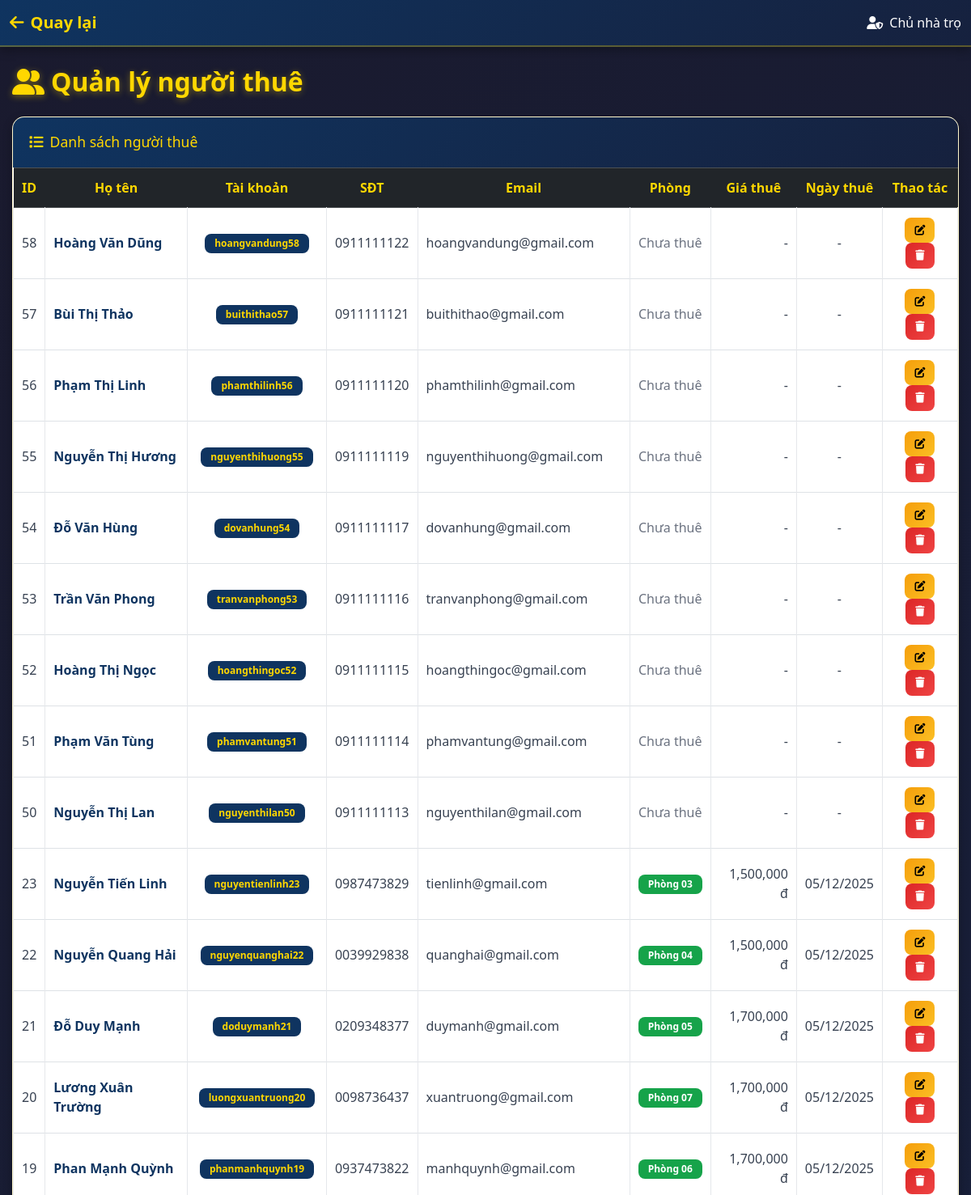
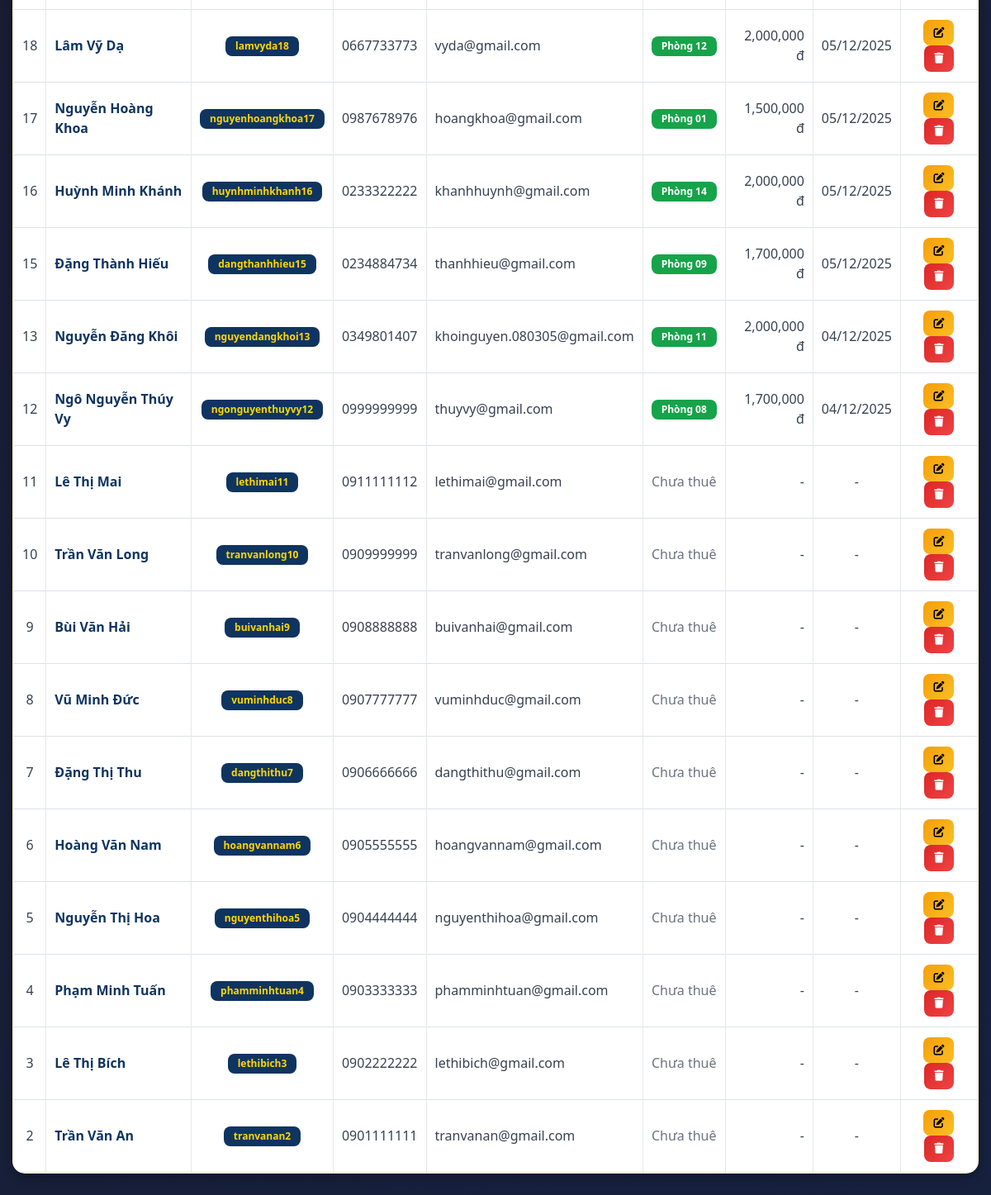
The page /admin/manage_tenants.php (signed in) on the database its author committed (2 pictures, top to bottom).
### tables this page shows
CREATE TABLE `nguoi_dung` (
  `id` int(11) NOT NULL,
  `ten_dang_nhap` varchar(50) NOT NULL,
  `mat_khau` varchar(255) NOT NULL,
  `ho_ten` varchar(100) NOT NULL,
  `vai_tro` enum('admin','nguoithue') DEFAULT 'nguoithue',
  `sdt` varchar(15) DEFAULT NULL,
  `email` varchar(100) DEFAULT NULL,
  `ngay_tao` timestamp NOT NULL DEFAULT current_timestamp(),
  `ngay_cap_nhat` timestamp NOT NULL DEFAULT current_timestamp() ON UPDATE current_timestamp(),
  `trang_thai` enum('hoat_dong','khong_hoat_dong') DEFAULT 'hoat_dong'
);

CREATE TABLE `phong_tro` (
  `id` int(11) NOT NULL,
  `ten_phong` varchar(50) NOT NULL,
  `gia_thue` decimal(10,2) NOT NULL,
  `tien_coc` decimal(10,2) DEFAULT 0.00,
  `dien_tich` decimal(5,2) DEFAULT NULL,
  `so_nguoi_o_toi_da` tinyint(4) DEFAULT 2,
  `trang_thai` enum('trong','cho_duyet','da_thue','bao_tri') DEFAULT 'trong',
  `id_nguoi_thue` int(11) DEFAULT NULL,
  `ngay_bat_dau` date DEFAULT NULL,
  `ghi_chu` text DEFAULT NULL,
  `anh_phong` varchar(250) DEFAULT NULL,
  `co_dieu_hoa` tinyint(1) DEFAULT 0,
  `co_nong_lanh` tinyint(1) DEFAULT 0,
  `co_tu_lanh` tinyint(1) DEFAULT 0,
  `co_giu_xe` tinyint(1) DEFAULT 0,
  `co_ban_cong` tinyint(1) DEFAULT 0,
  `ngay_tao` timestamp NOT NULL DEFAULT current_timestamp(),
  `ngay_cap_nhat` timestamp NOT NULL DEFAULT current_timestamp() ON UPDATE current_timestamp()
);

### src/admin/manage_tenants.php (the view, shortened to what this page needs)
<?php
require '../functions.php';
$sql_danh_sach = "
    SELECT
        n.id, n.ho_ten, n.ten_dang_nhap, n.sdt, n.email,
        p.ten_phong, p.gia_thue, p.ngay_bat_dau
    FROM nguoi_dung n
    LEFT JOIN phong_tro p ON n.id = p.id_nguoi_thue
    WHERE n.vai_tro = 'nguoithue'
    ORDER BY n.id DESC
";
$danh_sach = mysqli_query($ket_noi, $sql_danh_sach);
?>
<!DOCTYPE html>
<html lang="en">
<head>
    <link rel="stylesheet" href="https://cdnjs.cloudflare.com/ajax/libs/font-awesome/6.5.0/css/all.min.css">
    <link href="https://cdn.jsdelivr.net/npm/bootstrap@5.3.2/dist/css/bootstrap.min.css" rel="stylesheet">
    <link rel="stylesheet" href="../assets/css/style_manage_tenants.css?v=<?php echo time(); ?>">
</head>
<body>
    <nav class="navbar navbar-dark bg-primary">
        <div class="container-fluid">
            <a href="dashboard.php" class="navbar-brand">
                <i class="fas fa-arrow-left me-2"></i>Quay lại
            </a>
            <span class="text-white">
                <i class="fas fa-user-shield me-2"></i><?= htmlspecialchars($_SESSION['ho_ten']) ?>
            </span>
        </div>
    </nav>
    <div class="container mt-4">
        <h2><i class="fas fa-user-group me-2"></i>Quản lý người thuê</h2>
        <div class="card">
            <div class="card-header bg-primary text-white">
                <h5 class="mb-0"><i class="fas fa-list me-2"></i>Danh sách người thuê</h5>
            </div>
            <div class="card-body p-0">
                <div class="table-responsive">
                    <table class="table table-hover table-bordered mb-0">
                        <thead class="table-dark">
                            <tr class="text-center">
                                <th>ID</th>
                                <th>Họ tên</th>
                                <th>Tài khoản</th>
                                <th>SĐT</th>
                                <th>Email</th>
                                <th>Phòng</th>
                                <th>Giá thuê</th>
                                <th>Ngày thuê</th>
                                <th>Thao tác</th>
                            </tr>
                        </thead>
                        <tbody>
                            <?php
                            if (mysqli_num_rows($danh_sach) > 0) {
                                while ($row = mysqli_fetch_assoc($danh_sach)) {
                                    $phong_badge = $row['ten_phong']
                                        ? "<span class='badge bg-success'>" . htmlspecialchars($row['ten_phong']) . "</span>"
                                        : "<span class='text-muted'>Chưa thuê</span>";
                                    $gia_thue = $row['gia_thue'] ? number_format($row['gia_thue']) . " đ" : "-";
                                    $ngay_thue = $row['ngay_bat_dau'] ? date('d/m/Y', strtotime($row['ngay_bat_dau'])) : "-";
                            ?>
                                <tr>
                                    <td class="text-center"><?= $row['id'] ?></td>
                                    <td><strong><?= htmlspecialchars($row['ho_ten']) ?></strong></td>
                                    <td class="text-center">
                                        <span class="badge bg-primary"><?= htmlspecialchars($row['ten_dang_nhap']) ?></span>
                                    </td>
                                    <td class="text-center"><?= htmlspecialchars($row['sdt'] ?: '-') ?></td>
                                    <td><?= htmlspecialchars($row['email'] ?: '-') ?></td>
                                    <td class="text-center"><?= $phong_badge ?></td>
                                    <td class="text-end"><?= $gia_thue ?></td>
                                    <td class="text-center"><?= $ngay_thue ?></td>
                                    <td class="text-center">
                                        <button class="btn btn-sm btn-warning" onclick="editTenant(<?= $row['id'] ?>)" title="Sửa thông tin">
                                            <i class="fas fa-edit"></i>
                                        </button>
                                        <a href="?delete=<?= $row['id'] ?>" class="btn btn-sm btn-danger"
                                        onclick="return confirm('Xóa người thuê này?')" title="Xóa">
                                            <i class="fas fa-trash"></i>
                                        </a>
                                    </td>
                                </tr>
                            <?php
                                }
                            } else {
                                echo "<tr><td colspan='10' class='text-center text-muted'>Chưa có người thuê nào</td></tr>";
                            }
                            ?>
                        </tbody>
                    </table>
                </div>
            </div>
        </div>
    </div>
</body>
</html>

### src/assets/css/style_manage_tenants.css (style rules this page uses)
* { margin: 0; padding: 0; box-sizing: border-box; }
body { font-family: 'Segoe UI', Tahoma, Geneva, Verdana, sans-serif; background: linear-gradient(135deg, #1a1a2e 0%, #16213e 100%); min-height: 100vh; padding-bottom: 30px; }
.navbar.bg-primary { background: linear-gradient(135deg, #0f3460 0%, #16213e 100%) !important; box-shadow: 0 4px 12px rgba(0, 0, 0, 0.3); border-bottom: 2px solid rgba(255, 215, 0, 0.3); }
.navbar-brand { color: #ffd700 !important; font-weight: 600; transition: all 0.3s ease; }
.navbar .text-white { color: #ffffff !important; }
h2 { color: #ffd700; font-weight: 700; text-shadow: 0 2px 8px rgba(255, 215, 0, 0.4); margin-bottom: 1.5rem; }
.card { border: none; border-radius: 15px; box-shadow: 0 4px 12px rgba(0, 0, 0, 0.3); margin-bottom: 20px; overflow: hidden; border: 1px solid rgba(255, 215, 0, 0.2); }
.card-header { border-bottom: none; padding: 20px; font-weight: 700; }
.card-header.bg-primary { background: linear-gradient(135deg, #0f3460 0%, #16213e 100%) !important; color: #ffd700 !important; }
.card-header h5 { margin: 0; font-size: 1.1rem; }
.card-body { padding: 25px; background: white; }
.text-muted { color: #6b7280 !important; }
.btn { border-radius: 8px; font-weight: 600; padding: 10px 20px; transition: all 0.3s ease; border: none; }
.btn-warning { background: linear-gradient(135deg, #f59e0b 0%, #fbbf24 100%); color: #000; }
.btn-danger { background: linear-gradient(135deg, #dc2626 0%, #ef4444 100%); color: white; }
.btn-sm { padding: 6px 12px; font-size: 13px; }
.table { background: white; margin-bottom: 0; }
.table-dark { background: linear-gradient(135deg, #0f3460 0%, #16213e 100%); color: white; }
.table-dark th { border: none; padding: 15px 10px; font-weight: 600; color: #ffd700; }
.table-bordered td, .table-bordered th { border-color: #e5e7eb; padding: 12px 10px; vertical-align: middle; }
.table tbody tr td { color: #374151; }
.table tbody tr td strong { color: #0f3460; }
.badge { padding: 6px 12px; font-weight: 600; font-size: 12px; border-radius: 8px; }
.badge.bg-success { background-color: #16a34a !important; color: white !important; }
.badge.bg-primary { background-color: #0f3460 !important; color: #ffd700 !important; }
.table-responsive { overflow-x: auto; -webkit-overflow-scrolling: touch; }
.container { max-width: 1400px; margin: 0 auto; padding: 0 15px; }
.mt-4 { margin-top: 1.5rem !important; }
.mb-0 { margin-bottom: 0 !important; }
.me-2 { margin-right: 0.5rem !important; }
.p-0 { padding: 0 !important; }

### rows shown on the page
nguoi_dung: id "58", ho_ten "Hoàng Văn Dũng", ten_dang_nhap "hoangvandung58", sdt "0911111122", email "hoangvandung@gmail.com", shows "Chưa thuê", gia_thue "-", ngay_thue "-"
nguoi_dung: id "57", ho_ten "Bùi Thị Thảo", ten_dang_nhap "buithithao57", sdt "0911111121", email "buithithao@gmail.com", shows "Chưa thuê", gia_thue "-", ngay_thue "-"
nguoi_dung: id "56", ho_ten "Phạm Thị Linh", ten_dang_nhap "phamthilinh56", sdt "0911111120", email "phamthilinh@gmail.com", shows "Chưa thuê", gia_thue "-", ngay_thue "-"
nguoi_dung: id "55", ho_ten "Nguyễn Thị Hương", ten_dang_nhap "nguyenthihuong55", sdt "0911111119", email "nguyenthihuong@gmail.com", shows "Chưa thuê", gia_thue "-", ngay_thue "-"
nguoi_dung: id "54", ho_ten "Đỗ Văn Hùng", ten_dang_nhap "dovanhung54", sdt "0911111117", email "dovanhung@gmail.com", shows "Chưa thuê", gia_thue "-", ngay_thue "-"
nguoi_dung: id "53", ho_ten "Trần Văn Phong", ten_dang_nhap "tranvanphong53", sdt "0911111116", email "tranvanphong@gmail.com", shows "Chưa thuê", gia_thue "-", ngay_thue "-"
nguoi_dung: id "52", ho_ten "Hoàng Thị Ngọc", ten_dang_nhap "hoangthingoc52", sdt "0911111115", email "hoangthingoc@gmail.com", shows "Chưa thuê", gia_thue "-", ngay_thue "-"
nguoi_dung: id "51", ho_ten "Phạm Văn Tùng", ten_dang_nhap "phamvantung51", sdt "0911111114", email "phamvantung@gmail.com", shows "Chưa thuê", gia_thue "-", ngay_thue "-"
nguoi_dung: id "50", ho_ten "Nguyễn Thị Lan", ten_dang_nhap "nguyenthilan50", sdt "0911111113", email "nguyenthilan@gmail.com", shows "Chưa thuê", gia_thue "-", ngay_thue "-"
phong_tro: id_nguoi_thue "23", id_nguoi_thue.ho_ten "Nguyễn Tiến Linh", id_nguoi_thue.ten_dang_nhap "nguyentienlinh23", id_nguoi_thue.sdt "0987473829", id_nguoi_thue.email "tienlinh@gmail.com", ten_phong "Phòng 03", gia_thue "1,500,000 đ", ngay_bat_dau "05/12/2025"
phong_tro: id_nguoi_thue "22", id_nguoi_thue.ho_ten "Nguyễn Quang Hải", id_nguoi_thue.ten_dang_nhap "nguyenquanghai22", id_nguoi_thue.sdt "0039929838", id_nguoi_thue.email "quanghai@gmail.com", ten_phong "Phòng 04", gia_thue "1,500,000 đ", ngay_bat_dau "05/12/2025"
phong_tro: id_nguoi_thue "21", id_nguoi_thue.ho_ten "Đỗ Duy Mạnh", id_nguoi_thue.ten_dang_nhap "doduymanh21", id_nguoi_thue.sdt "0209348377", id_nguoi_thue.email "duymanh@gmail.com", ten_phong "Phòng 05", gia_thue "1,700,000 đ", ngay_bat_dau "05/12/2025"
phong_tro: id_nguoi_thue "20", id_nguoi_thue.ho_ten "Lương Xuân Trường", id_nguoi_thue.ten_dang_nhap "luongxuantruong20", id_nguoi_thue.sdt "0098736437", id_nguoi_thue.email "xuantruong@gmail.com", ten_phong "Phòng 07", gia_thue "1,700,000 đ", ngay_bat_dau "05/12/2025"
phong_tro: id_nguoi_thue "19", id_nguoi_thue.ho_ten "Phan Mạnh Quỳnh", id_nguoi_thue.ten_dang_nhap "phanmanhquynh19", id_nguoi_thue.sdt "0937473822", id_nguoi_thue.email "manhquynh@gmail.com", ten_phong "Phòng 06", gia_thue "1,700,000 đ", ngay_bat_dau "05/12/2025"
phong_tro: id_nguoi_thue "18", id_nguoi_thue.ho_ten "Lâm Vỹ Dạ", id_nguoi_thue.ten_dang_nhap "lamvyda18", id_nguoi_thue.sdt "0667733773", id_nguoi_thue.email "vyda@gmail.com", ten_phong "Phòng 12", gia_thue "2,000,000 đ", ngay_bat_dau "05/12/2025"
phong_tro: id_nguoi_thue "17", id_nguoi_thue.ho_ten "Nguyễn Hoàng Khoa", id_nguoi_thue.ten_dang_nhap "nguyenhoangkhoa17", id_nguoi_thue.sdt "0987678976", id_nguoi_thue.email "hoangkhoa@gmail.com", ten_phong "Phòng 01", gia_thue "1,500,000 đ", ngay_bat_dau "05/12/2025"
phong_tro: id_nguoi_thue "16", id_nguoi_thue.ho_ten "Huỳnh Minh Khánh", id_nguoi_thue.ten_dang_nhap "huynhminhkhanh16", id_nguoi_thue.sdt "0233322222", id_nguoi_thue.email "khanhhuynh@gmail.com", ten_phong "Phòng 14", gia_thue "2,000,000 đ", ngay_bat_dau "05/12/2025"
phong_tro: id_nguoi_thue "15", id_nguoi_thue.ho_ten "Đặng Thành Hiếu", id_nguoi_thue.ten_dang_nhap "dangthanhhieu15", id_nguoi_thue.sdt "0234884734", id_nguoi_thue.email "thanhhieu@gmail.com", ten_phong "Phòng 09", gia_thue "1,700,000 đ", ngay_bat_dau "05/12/2025"
phong_tro: id_nguoi_thue "13", id_nguoi_thue.ho_ten "Nguyễn Đăng Khôi", id_nguoi_thue.ten_dang_nhap "nguyendangkhoi13", id_nguoi_thue.sdt "0349801407", id_nguoi_thue.email "khoinguyen.080305@gmail.com", ten_phong "Phòng 11", gia_thue "2,000,000 đ", ngay_bat_dau "04/12/2025"
phong_tro: id_nguoi_thue "12", id_nguoi_thue.ho_ten "Ngô Nguyễn Thúy Vy", id_nguoi_thue.ten_dang_nhap "ngonguyenthuyvy12", id_nguoi_thue.sdt "0999999999", id_nguoi_thue.email "thuyvy@gmail.com", ten_phong "Phòng 08", gia_thue "1,700,000 đ", ngay_bat_dau "04/12/2025"
nguoi_dung: id "11", ho_ten "Lê Thị Mai", ten_dang_nhap "lethimai11", sdt "0911111112", email "lethimai@gmail.com", shows "Chưa thuê", gia_thue "-", ngay_thue "-"
nguoi_dung: id "10", ho_ten "Trần Văn Long", ten_dang_nhap "tranvanlong10", sdt "0909999999", email "tranvanlong@gmail.com", shows "Chưa thuê", gia_thue "-", ngay_thue "-"
nguoi_dung: id "9", ho_ten "Bùi Văn Hải", ten_dang_nhap "buivanhai9", sdt "0908888888", email "buivanhai@gmail.com", shows "Chưa thuê", gia_thue "-", ngay_thue "-"
nguoi_dung: id "8", ho_ten "Vũ Minh Đức", ten_dang_nhap "vuminhduc8", sdt "0907777777", email "vuminhduc@gmail.com", shows "Chưa thuê", gia_thue "-", ngay_thue "-"
nguoi_dung: id "7", ho_ten "Đặng Thị Thu", ten_dang_nhap "dangthithu7", sdt "0906666666", email "dangthithu@gmail.com", shows "Chưa thuê", gia_thue "-", ngay_thue "-"
nguoi_dung: id "6", ho_ten "Hoàng Văn Nam", ten_dang_nhap "hoangvannam6", sdt "0905555555", email "hoangvannam@gmail.com", shows "Chưa thuê", gia_thue "-", ngay_thue "-"
nguoi_dung: id "5", ho_ten "Nguyễn Thị Hoa", ten_dang_nhap "nguyenthihoa5", sdt "0904444444", email "nguyenthihoa@gmail.com", shows "Chưa thuê", gia_thue "-", ngay_thue "-"
nguoi_dung: id "4", ho_ten "Phạm Minh Tuấn", ten_dang_nhap "phamminhtuan4", sdt "0903333333", email "phamminhtuan@gmail.com", shows "Chưa thuê", gia_thue "-", ngay_thue "-"
nguoi_dung: id "3", ho_ten "Lê Thị Bích", ten_dang_nhap "lethibich3", sdt "0902222222", email "lethibich@gmail.com", shows "Chưa thuê", gia_thue "-", ngay_thue "-"
nguoi_dung: id "2", ho_ten "Trần Văn An", ten_dang_nhap "tranvanan2", sdt "0901111111", email "tranvanan@gmail.com", shows "Chưa thuê", gia_thue "-", ngay_thue "-"

### other values the page prints
$_SESSION['ho_ten'] "Chủ nhà trọ"
